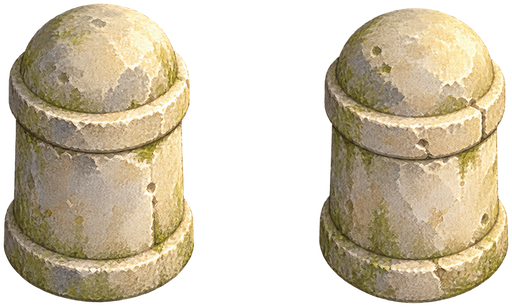
#> input picture assets/world/dressing_v2/bollard_pair.png, 512 x 307 px, given in place of planter_wall.png, which was not available; the run also reads 1 picture not shown here
$ python build_plaza_wear_kit.py
#> lines starting #> are read from the running program, lines starting #| are printed output that depends on the picture; after the words box and inside, x2 and y2 are one past the last pixel; in counts of white or black regions, pixels touching at a corner belong together; pictures that were not available may be replaced by others from this repository, and a replacement may not be noted
### tools/design/build_plaza_kit.py
#!/usr/bin/env python3
"""Low plaza-edge kits and the plaza prop atlas (2026-10-21 plaza pass).

Plaza perimeter rings stay physical WALL cells (the 24 px collision band
through the cell centre, ChunkBlockPhysics), but they are drawn as
knee-high dressed limestone instead of the 92 px wall kit:

  planter34_*     a stone planter box with clipped box shrubs and lavender
                  (ordinary squares: entry, landmark, reward and shrine
                  plazas)
  balustrade34_*  a plain low parapet with corner piers and no planting
                  (gates and every arena court: ward courts, checkpoints,
                  miniboss and boss courts, where nothing may hide a tell)

Same contract as tools/design/build_wall_kit.py: one piece per connection
mask (N=1, E=2, S=4, W=8) on a canvas of the cell plus 28 px above it
(64 x 92 world px), so ChunkBlockRenderer draws both through the wall kit
path. A piece's top is its plan footprint lifted by its height, and a stone
face hangs under every south-exposed edge. Planting may rise above the lifted
top, but never above the lifted cell edge where a north arm continues: pieces
overlap the cell above in arbitrary instance order, so nothing a neighbour
draws there may be covered or cover it.

Sources: assets/world/plazas_v1/planter_wall.png (dressed face, shrubs,
lavender, ivy); the coping is a calm procedural limestone in the face's
palette, so long runs read as one quiet edge rather than a striped band.
Output at SCALE texels per world px (2: the edge is drawn small), rendered
at RS and reduced for clean edges.

The same run packs the plaza / street props into one small atlas
(plaza_props.png): one texture, so the props registered for actor cover add
a single small layer to WorldCover's shared alpha array.

Run:  python3 tools/design/build_plaza_kit.py
"""

from pathlib import Path
import json

import numpy as np
from PIL import Image, ImageFilter

ROOT = Path(__file__).resolve().parents[2]
SRC = ROOT / "assets/world/plazas_v1"
DRESSING = ROOT / "assets/world/dressing_v2"
DISTRICTS = ROOT / "assets/world/districts_v2"
OUT = ROOT / "assets/world/plazas_v1/kit"

SCALE = 2          # output texels per world px
RS = 4             # render texels per world px (reduced to SCALE at the end)
CELL = 64
HEADROOM = 28      # canvas rows above the cell (the wall kit's KIT_HEIGHT)
PAD = 24           # world px of virtual margin around a canvas for erosion
N, E, S, W = 1, 2, 4, 8

STYLES = {
    # band thickness and lift (face height), world px
    "planter": {"thick": 40, "lift": 16, "coping": 5},
    "balustrade": {"thick": 28, "lift": 17, "coping": 0},
}
# Limestone of the source face's lit rim, a little cooler and greyer so the
# edge stays below the actors in contrast.
LIMESTONE = np.array([184.0, 176.0, 158.0])
SOIL = np.array([74.0, 57.0, 41.0])
# The parapet's top is a broad pale band: hold it under the planters' coping.
BALUSTRADE_VALUE = 0.72


def world(v: float) -> int:
    return int(round(v * RS))


# ---------------------------------------------------------------- sources ---

PLANTER = np.asarray(Image.open(SRC / "planter_wall.png").convert("RGBA"), dtype=np.float64)


def _tile_strip(region: np.ndarray, width: int, blend: int) -> np.ndarray:
    """Resample a strip to `width` texels and cross-fade its ends so it wraps."""
    img = Image.fromarray(region.astype(np.uint8), "RGBA")
    h = region.shape[0]
    img = img.resize((width + blend, h), Image.LANCZOS)
    arr = np.asarray(img, dtype=np.float64)
    out = arr[:, :width].copy()
    t = np.linspace(0.0, 1.0, blend)[None, :, None]
    out[:, :blend] = arr[:, width:width + blend] * (1.0 - t) + arr[:, :blend] * t
    return out


# Clean dressed stone of the source face (rim, upper course, plinth course):
# x 250..500, y 90..166, one cell wide so every piece samples the same wrap.
FACE_STRIP = _tile_strip(PLANTER[90:166, 250:500], CELL * RS, 24)
#> in _tile_strip, `out[:, :blend] = arr[:, width:width + blend] * (1.0 - t) + arr[:, :ble..`:
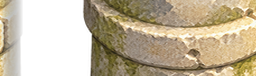
#> out: shape (76, 256, 4) float64; mean R, G, B, A 121.6, 108.3, 82.4, 176.6; transparent parts drawn white


def _limestone_field(seed: int, size: int) -> np.ndarray:
    """A calm limestone surface that tiles every `size` texels (one cell), so
    copings and kerbs continue across cells: low-frequency mottling plus a
    fine grain, as sums of whole-period waves."""
    rng = np.random.default_rng(seed)
    yy, xx = np.mgrid[0:size, 0:size] / float(size)
    out = np.zeros((size, size))
    for freq, amp, count in ((1, 5.0, 3), (3, 3.0, 5), (9, 2.0, 8), (27, 1.6, 10)):
        for _ in range(count):
            fx, fy = rng.integers(-freq, freq + 1, size=2)
            if fx == 0 and fy == 0:
                fx = freq
            phase = rng.uniform(0.0, 2.0 * np.pi)
            out += np.sin(2.0 * np.pi * (fx * xx + fy * yy) + phase) * amp / np.sqrt(count)
    grain = rng.normal(0.0, 2.2, size=(size, size))
    return LIMESTONE[None, None, :] + (out + grain)[:, :, None]


LIME = _limestone_field(11, CELL * RS)

# Clumps of the source's alternating box / lavender row (x0, x1).
CLUMP_X = {
    "box1": (6, 104), "lav1": (100, 192), "box2": (188, 292),
    "lav2": (284, 358), "box3": (352, 448), "lav3": (430, 512),
}


def clump(name: str) -> np.ndarray:
    x0, x1 = CLUMP_X[name]
    part = PLANTER[0:92, x0:x1].copy()
    w = part.shape[1]
    feather = 10
    ramp = np.ones(w)
    ramp[:feather] = np.linspace(0.0, 1.0, feather)
    ramp[-feather:] = np.linspace(1.0, 0.0, feather)
    part[:, :, 3] *= ramp[None, :]
    fade = np.ones(part.shape[0])
    fade[-5:] = np.linspace(1.0, 0.3, 5)
    part[:, :, 3] *= fade[:, None]
    rows = np.where(part[:, :, 3].max(axis=1) > 8)[0]
    return part[rows[0]:] if len(rows) else part


def ivy_sprig() -> np.ndarray:
    """The trailing ivy over the source's face, keyed off the stone."""
    part = PLANTER[86:191, 44:236].copy()
    rgb = part[:, :, :3]
    green = (rgb[:, :, 1] > rgb[:, :, 0] * 1.04) & (rgb[:, :, 1] > rgb[:, :, 2] * 1.12)
    alpha = np.where(green, part[:, :, 3], 0.0)
    img = Image.fromarray(np.dstack([rgb, alpha]).astype(np.uint8), "RGBA")
    a = img.split()[3].filter(ImageFilter.MaxFilter(3)).filter(ImageFilter.MinFilter(3))
    img.putalpha(a.filter(ImageFilter.GaussianBlur(0.6)))
    return np.asarray(img, dtype=np.float64)


CLUMPS = {name: clump(name) for name in CLUMP_X}
#> in clump, `rows = np.where(part[:, :, 3].max(axis=1) > 8)[0]`: rows = 89 values from 3 to 91
#> in clump (call 3), `part[:, :, 3] *= ramp[None, :]`: part: shape (92, 104, 4) float64; mean R, G, B, A 1.6, 1.4, 1, 0
#> in clump (call 3), `part[:, :, 3] *= fade[:, None]`: part: shape (92, 104, 4) float64; mean R, G, B, A 1.6, 1.4, 1, 0
#> call 4 of clump, with name = 'lav2'
#> in clump (call 4), `x0, x1 = CLUMP_X[name]`: x0 = 284; x1 = 358
#> in clump (call 4), `part[:, :, 3] *= ramp[None, :]`: part: shape (92, 74, 4) float64; mean R, G, B, A 24.3, 21.8, 15.2, 39.4
#> in clump (call 4), `part[:, :, 3] *= fade[:, None]`:
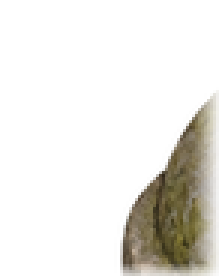
#> part: shape (92, 74, 4) float64 (shown 3 times larger); mean R, G, B, A 24.3, 21.8, 15.2, 37.6; transparent parts drawn white
#> in clump (call 4), `rows = np.where(part[:, :, 3].max(axis=1) > 8)[0]`: rows = 62 values from 30 to 91
#> in clump (call 6), `x0, x1 = CLUMP_X[name]`: x0 = 430; x1 = 512
#> in clump (call 6), `part[:, :, 3] *= fade[:, None]`:
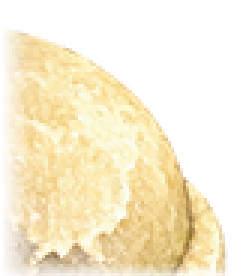
#> part: shape (92, 82, 4) float64 (shown 3 times larger); mean R, G, B, A 149.1, 136, 103.7, 131.5; transparent parts drawn white
#> in clump (call 6), `rows = np.where(part[:, :, 3].max(axis=1) > 8)[0]`: rows = 83 values from 9 to 91
#> in clump (call 6), `return part[rows[0]:] if len(rows) else part`:
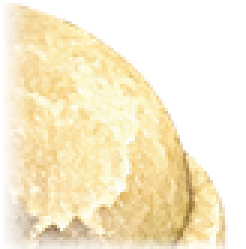
#> returned value: shape (83, 82, 4) float64 (shown 3 times larger); mean of channels 0, 1, 2, 3 165, 150.5, 114.8, 145.8; transparent parts drawn white
#> CLUMPS = 6 items
IVY = ivy_sprig()
#> in ivy_sprig, `green = (rgb[:, :, 1] > rgb[:, :, 0] * 1.04) & (rgb[:, :, 1] > rgb[:, ..`: green: shape (105, 192) bool; every value is 0
#> in ivy_sprig, `alpha = np.where(green, part[:, :, 3], 0.0)`: alpha: shape (105, 192) float64; every value is 0


# -------------------------------------------------------------- compositing -

# [49 lines left out: functions over, scaled, erode, not called in this run]


class Piece:
    """One kit piece in render texels: canvas 64 x 92 world px."""

    # [13 lines left out: function __init__, not called in this run]

    def lifted(self, plan_y: float, extra: float = 0.0) -> int:
        """Canvas texel row of a plan y lifted by the piece height."""
        return world(plan_y - self.lift - extra + HEADROOM)

    def ground(self, plan_y: float) -> int:
        return world(plan_y + HEADROOM)

    # [290 lines left out: functions plan_rects, top_mask, face_rects, stone_face, _run_lengths, build_top and 9 more, not called in this run]


# ------------------------------------------------------------ prop atlas ---

# name: (source, world width drawn). Texels: PROP_TEXELS per world px.
PROP_TEXELS = 1.5
PROPS = {
    "lamp_post": (DRESSING / "lamp_post.png", 25.0),
    "tree_planter": (DRESSING / "tree_planter.png", 96.0),
    "olive_planter": (SRC / "olive_planter.png", 84.0),
    "notice_board": (SRC / "notice_board.png", 58.0),
    "plaza_fountain": (SRC / "plaza_fountain.png", 128.0),
    "well_stone": (DRESSING / "well_stone.png", 112.0),
    "wall_fountain": (DISTRICTS / "wall_fountain.png", 104.0),
    "market_stall": (SRC / "market_awning_stall.png", 132.0),
    "bench_stone": (DRESSING / "bench_stone.png", 104.0),
    "drain_grate": (SRC / "drain_grate.png", 38.0),
    "pots_cluster": (DRESSING / "pots_cluster.png", 56.0),
    "cypress": (DRESSING / "cypress_tree.png", 36.0),
    "box_shrub": ("clump:box2", 30.0),
    "lavender": ("clump:lav1", 28.0),
}
ATLAS_SIZE = (1024, 384)
ATLAS_PAD = 8


# [52 lines left out: functions build_atlas, main, not called in this run]


# [2 lines that do not run on import are left out]

### tools/design/build_plaza_wear_kit.py
#!/usr/bin/env python3
"""Plaza edges and props by maintenance state (2026-10-21 plaza pass 2).

The lead's review of phase 1 found that the same tidy planter rims made
ruined, industrial and military squares read as one ornamental plaza family.
This adds the edge kits and props that let each district's squares show
their actual use and upkeep, processed from the existing kits only (no new
source generation):

  kerb34_*   working districts (industrial, rail): a low worn kerb with no
             planting, soot and oil stains, chipped arrises and dressed joints
  ruin34_*   ruined districts: the planter box neglected, its coping broken
             in places onto rubble, weeds instead of clipped planting
  moss34_*   damp districts (S7): the planter box with mossy coping, wet dark
             soil, unclipped weeds and ivy over a water-stained face

Same contract as build_plaza_kit.py (one piece per connection mask on the
wall kit's canvas, the cell plus 28 px above it, at 2 texels per world px),
so ChunkBlockRenderer draws them through the same kit path. Every break,
stain and weed stays inside the cell's interior columns: a straight run's
neighbour always continues an unbroken arm at the shared cell edge.

The non-cover props (stacked goods, rubble, weeds and a debris decal) go to
a second small atlas, plaza_props_worn.png. None of them is registered for
actor cover, so WorldCover's shared alpha array is not widened by it; the
cover-registered props stay in plaza_props.png, unchanged.

Sources (all existing, processed here; outputs are processed derivatives,
not untouched generation originals):
  assets/world/plazas_v1/planter_wall.png    face strip, ivy (via build_plaza_kit)
  assets/world/dressing_v2/rubble_pile.png   weeds, rubble fragments, prop
  assets/world/dressing_v2/crates_stack.png, sacks_pile.png, barrels_group.png,
                       scaffold_crates.png   stacked goods
  assets/world/ruins_v1/rubble_heap_large.png, floor_debris.png
  assets/world/ground/city_care/v1/damp_moss_soil.png   wet soil and moss
  assets/world/ground/ground_grass_dry_01.png           neglected bed fill

Run:  python3 -B tools/design/build_plaza_wear_kit.py
Check existing outputs without writing: python3 -B tools/design/build_plaza_wear_kit.py --check
It writes only the files listed above (kerb34_*, ruin34_*, moss34_*,
plaza_props_worn.png/.json, plaza_moss_soil.png, plaza_weeds.png); the
phase-1 kit written by build_plaza_kit.py is not touched.
"""

from pathlib import Path
import argparse
import json
import re
import sys

import numpy as np
from PIL import Image, ImageFilter

# This is source tooling; running it must not add bytecode to the asset lane.
sys.dont_write_bytecode = True
sys.path.insert(0, str(Path(__file__).resolve().parent))
import build_plaza_kit as K  # noqa: E402  (loads the shared sources once)

ROOT = K.ROOT
OUT = K.OUT
RS = K.RS
CELL = K.CELL
N, E, S, W = K.N, K.E, K.S, K.W
world = K.world

# Band thickness, lift (the run's height at a continuing cell edge) and
# coping per style; PlazaEdgeKit.STYLE_THICK / STYLE_LIFT / STYLE_COPING
# carry the same numbers for the quadrant fills.
K.STYLES.update({
    "kerb": {"thick": 26, "lift": 8, "coping": 0},
    "ruin": {"thick": 30, "lift": 6, "coping": 0},
    "moss": {"thick": 40, "lift": 16, "coping": 5},
})

DRESSING = ROOT / "assets/world/dressing_v2"
RUINS = ROOT / "assets/world/ruins_v1"
RUBBLE = np.asarray(Image.open(DRESSING / "rubble_pile.png").convert("RGBA"), dtype=np.float64)
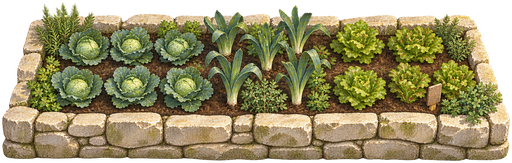
#> input picture assets/world/dressing_v2/garden_bed.png, 512 x 163 px, given in place of rubble_pile.png, which was not available
MOSS_SOIL = np.asarray(Image.open(ROOT / "assets/world/ground/city_care/v1/damp_moss_soil.png").convert("RGB").resize((320, 320), Image.LANCZOS), dtype=np.float64)
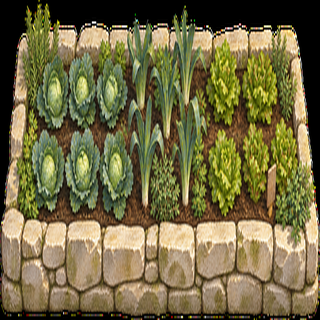
#> MOSS_SOIL: shape (320, 320, 3) float64; mean R, G, B 115.8, 107.7, 68.6

# Working stone: the coping limestone darkened and pulled to a cool grey,
# so a long kerb stays below the actors and never reads as a pale band.
KERB_VALUE = 0.62
KERB_GREY = 0.45
def _ruin_ground() -> np.ndarray:
    """Dry packed earth half taken by weeds: the plaza soil with the dry
    grass ground over it in soft patches (one tiling cell)."""
    earth = np.asarray(Image.open(ROOT / "assets/world/ground/ground_dirt_01.png").convert("RGB").resize((256, 256), Image.LANCZOS), dtype=np.float64)
    grass = np.asarray(Image.open(ROOT / "assets/world/ground/ground_grass_dry_01.png").convert("RGB").resize((256, 256), Image.LANCZOS), dtype=np.float64)
    rng = np.random.default_rng(77)
    yy, xx = np.mgrid[0:256, 0:256] / 256.0
    field = np.zeros((256, 256))
    for freq in (2, 3, 5, 7):
        fx, fy = rng.integers(1, freq + 1, size=2)
        field += np.sin(2.0 * np.pi * (fx * xx + fy * yy) + rng.uniform(0, 6.3)) / freq
    # Mostly bare, dry earth; the weeds take the hollows only, and dry.
    cover = np.clip((field - 0.3) * 1.6, 0.0, 1.0)[:, :, None]
    dry = grass * np.array([1.04, 0.98, 0.76])[None, None, :] * 0.84
    return _cool(earth * 1.18 * (1.0 - cover) + dry * cover, 0.18)


# Moss and wet soil, from the damp care ground.
MOSS = MOSS_SOIL.reshape(-1, 3).mean(axis=0)
#> MOSS = [115.8, 107.7, 68.65]


# [7 lines left out: function _smooth_noise, not called in this run]


def _keyed(region: np.ndarray, green: bool) -> np.ndarray:
    """Keep only the weeds (green) or only the stones of a rubble crop."""
    part = region.copy()
    rgb = part[:, :, :3]
    is_green = (rgb[:, :, 1] > rgb[:, :, 0] * 1.04) & (rgb[:, :, 1] > rgb[:, :, 2] * 1.12)
    keep = is_green if green else ~is_green
    part[:, :, 3] = np.where(keep, part[:, :, 3], 0.0)
    img = Image.fromarray(np.clip(part, 0, 255).astype(np.uint8), "RGBA")
    a = img.split()[3].filter(ImageFilter.MaxFilter(3)).filter(ImageFilter.MinFilter(3))
    img.putalpha(a.filter(ImageFilter.GaussianBlur(0.5)))
    out = np.asarray(img, dtype=np.float64)
    ys, xs = np.where(out[:, :, 3] > 8)
    if len(ys) == 0:
        return out
    return out[ys.min():ys.max() + 1, xs.min():xs.max() + 1]


# Weed tufts of the rubble pile (keyed off the stones) and small fragments.
WEEDS = [
    _keyed(RUBBLE[48:92, 40:100], True),
    _keyed(RUBBLE[40:96, 336:410], True),
    _keyed(RUBBLE[120:184, 272:368], True),
]
#> in _keyed, `is_green = (rgb[:, :, 1] > rgb[:, :, 0] * 1.04) & (rgb[:, :, 1] > rgb[..`: is_green: shape (44, 60) bool; 66.2% white; 35 black regions (33 under 20 px), largest, box (x1, y1, x2, y2) and area: (0, 0, 60, 34) 697, (32, 31, 47, 43) 97
#> in _keyed, `ys, xs = np.where(out[:, :, 3] > 8)`: ys = 2194 values from 0 to 43; xs = 2194 values, max 59 at index 54, min 0 at index 872, mean 30.48
#> call 2 of _keyed, with green = True
#> in _keyed (call 2), `part = region.copy()`:
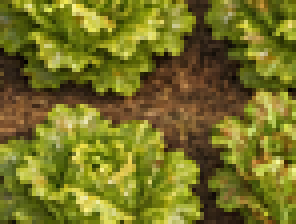
#> part: shape (56, 74, 4) float64 (shown 4 times larger); mean of channels 0, 1, 2, 3 116.6, 113, 33.5, 251.6; transparent parts drawn white
#> in _keyed (call 2), `ys, xs = np.where(out[:, :, 3] > 8)`: ys = 2879 values from 0 to 55; xs = 2879 values, max 73 at index 61, min 0 at index 0, mean 35.65
CHIPS = [
    _keyed(RUBBLE[56:104, 400:470], False),
    _keyed(RUBBLE[88:140, 440:505], False),
]


def _cool(rgb: np.ndarray, grey: float) -> np.ndarray:
    lum = rgb.mean(axis=-1, keepdims=True)
    return rgb * (1.0 - grey) + lum * grey


#> (the run stopped early here; a loop or call above may not have finished)
